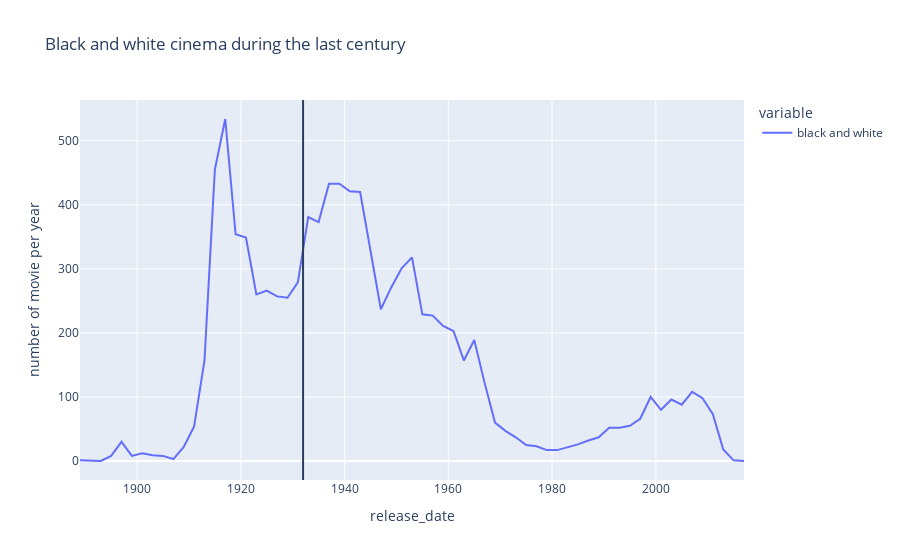

The notebook cell saved with this chart:
### Markdown cell above
we are going to observe how the apparition of color films and sound in cinema impacted this industry.

### Code cell
fig = px.line(genre_per_date.resample("2Y").sum()['black and white'], labels ={'value': 'number of movie per year'}, title = 'Black and white cinema during the last century')
fig.add_vline(x = pd.to_datetime(1932, format ="%Y"))

### Figure 1 — Plotly figure (JSON) as saved in the notebook; plotly's stock layout.template omitted (floating-point values rounded to 4 significant figures)
{"data": [{"hovertemplate": "variable=black and white<br>release_date=%{x}<br>number of movie per year=%{y}<extra></extra>", "legendgroup": "black and white", "line": {"color": "#636efa", "dash": "solid"}, "marker": {"symbol": "circle"}, "mode": "lines", "name": "black and white", "orientation": "v", "showlegend": true, "type": "scatter", "x": ["1888-12-31T00:00:00", "1890-12-31T00:00:00", "1892-12-31T00:00:00", "1894-12-31T00:00:00", "1896-12-31T00:00:00", "1898-12-31T00:00:00", "1900-12-31T00:00:00", "1902-12-31T00:00:00", "1904-12-31T00:00:00", "1906-12-31T00:00:00", "1908-12-31T00:00:00", "1910-12-31T00:00:00", "1912-12-31T00:00:00", "1914-12-31T00:00:00", "1916-12-31T00:00:00", "1918-12-31T00:00:00", "1920-12-31T00:00:00", "1922-12-31T00:00:00", "1924-12-31T00:00:00", "1926-12-31T00:00:00", "1928-12-31T00:00:00", "1930-12-31T00:00:00", "1932-12-31T00:00:00", "1934-12-31T00:00:00", "1936-12-31T00:00:00", "1938-12-31T00:00:00", "1940-12-31T00:00:00", "1942-12-31T00:00:00", "1944-12-31T00:00:00", "1946-12-31T00:00:00", "1948-12-31T00:00:00", "1950-12-31T00:00:00", "1952-12-31T00:00:00", "1954-12-31T00:00:00", "1956-12-31T00:00:00", "1958-12-31T00:00:00", "1960-12-31T00:00:00", "1962-12-31T00:00:00", "1964-12-31T00:00:00", "1966-12-31T00:00:00", "1968-12-31T00:00:00", "1970-12-31T00:00:00", "1972-12-31T00:00:00", "1974-12-31T00:00:00", "1976-12-31T00:00:00", "1978-12-31T00:00:00", "1980-12-31T00:00:00", "1982-12-31T00:00:00", "1984-12-31T00:00:00", "1986-12-31T00:00:00", "1988-12-31T00:00:00", "1990-12-31T00:00:00", "1992-12-31T00:00:00", "1994-12-31T00:00:00", "1996-12-31T00:00:00", "1998-12-31T00:00:00", "2000-12-31T00:00:00", "2002-12-31T00:00:00", "2004-12-31T00:00:00", "2006-12-31T00:00:00", "2008-12-31T00:00:00", "2010-12-31T00:00:00", "2012-12-31T00:00:00", "2014-12-31T00:00:00", "2016-12-31T00:00:00"], "xaxis": "x", "y": [1, 1, 0, 8, 30, 8, 12, 9, 8, 3, 22, 54, 157, 455, 534, 354, 349, 260, 266, 257, 255, 279, 381, 373, 433, 433, 421, 420, 329, 237, 271, 301, 318, 229, 227, 211, 203, 157, 189, 122, 60, 47, 37, 25, 23, 17, 17, 21, 26, 32, 37, 52, 52, 55, 66, 100, 80, 96, 88, 108, 98, 73, 18, 1, 0], "yaxis": "y"}], "layout": {"legend": {"title": {"text": "variable"}, "tracegroupgap": 0}, "shapes": [{"type": "line", "x0": "1932-01-01T00:00:00", "x1": "1932-01-01T00:00:00", "xref": "x", "y0": 0, "y1": 1, "yref": "y domain"}], "title": {"text": "Black and white cinema during the last century"}, "xaxis": {"anchor": "y", "domain": [0, 1], "title": {"text": "release_date"}}, "yaxis": {"anchor": "x", "domain": [0, 1], "title": {"text": "number of movie per year"}}}}
